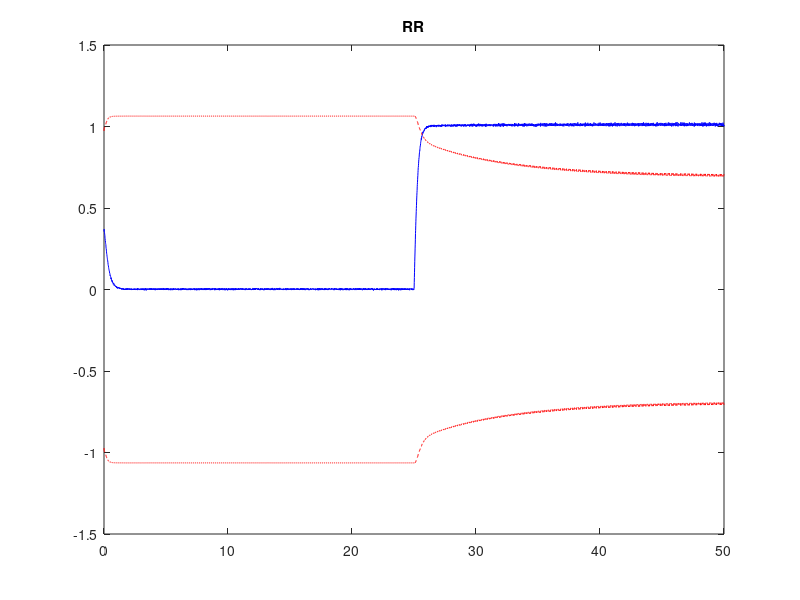
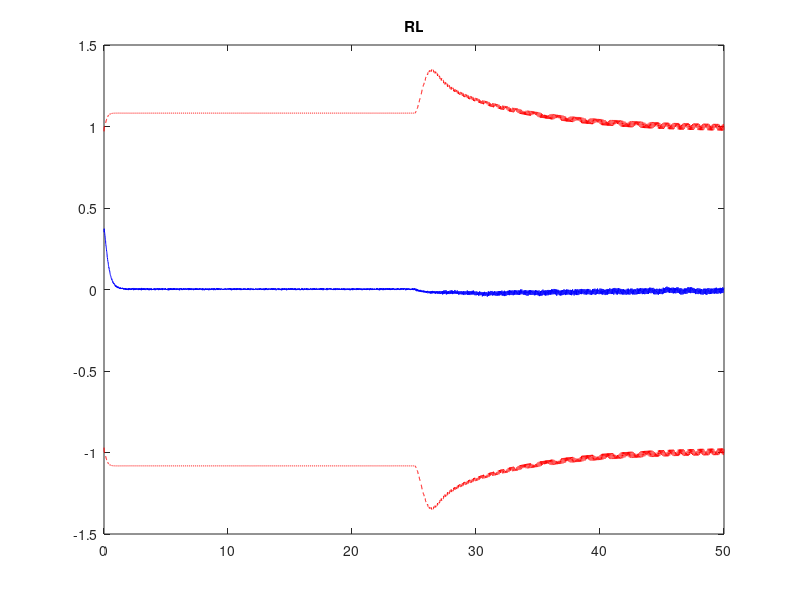
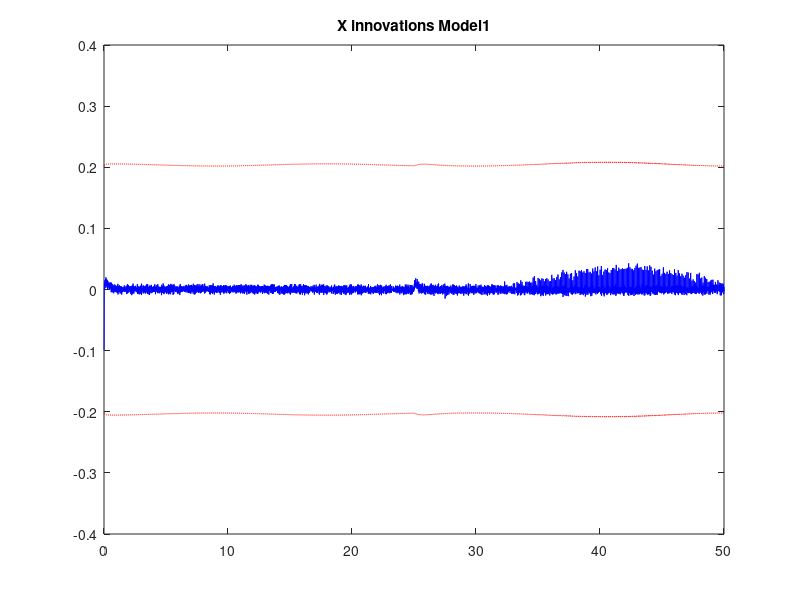
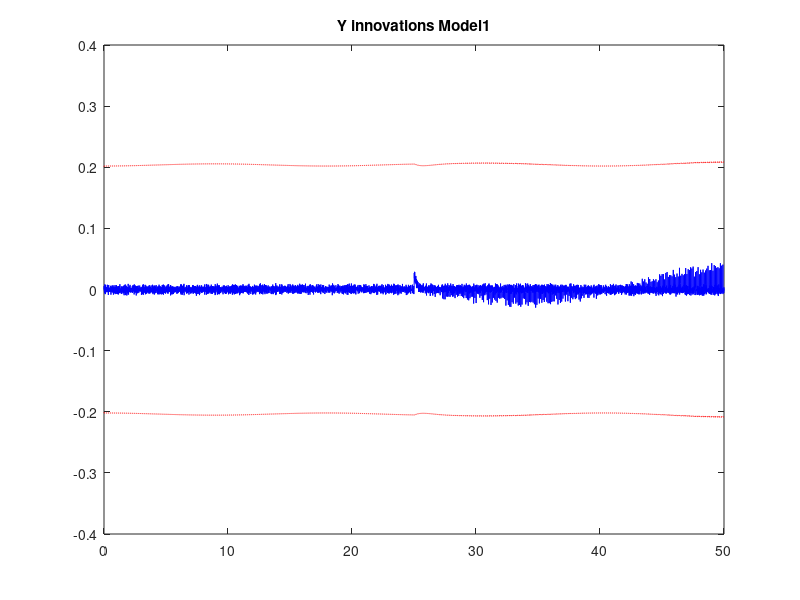

The MATLAB source for these figures, in order:
data = load('IMMData_NMPC');

m           = 3; %Number of models
RR          = 2;
RL          = 2;
time        = [data.Filter_tout];
X           = [data.Filter_Xout];
P           = [data.Filter_Pout];
innovations = [data.Filter_Innovations];
S           = [data.Filter_S];
obsStates   = size(innovations,1)/m;
% time        = time(1:end-1)

figure;
plot(time,RR-X(4,:),'b')
hold on
plot(time,2*sqrt(P(4,:)),'--r')
hold on
plot(time,-2*sqrt(P(4,:)),'--r')
title('RR')

figure;
plot(time,RL-X(5,:),'b')
hold on
plot(time,2*sqrt(P(5,:)),'--r')
hold on
plot(time,-2*sqrt(P(5,:)),'--r')
title('RL')

for i = 1:m
    figure;
    plot(time,innovations(1+(i-1)*obsStates,:),'b')
    hold on
    plot(time,2*sqrt(S(1+(i-1)*obsStates,:)),'--r')
    hold on
    plot(time,-2*sqrt(S(1+(i-1)*obsStates,:)),'--r')
    title(strcat('X innovations ',' Model  ',int2str(i)))
    
    figure;
    plot(time,innovations(2+(i-1)*obsStates,:),'b')
    hold on
    plot(time,2*sqrt(S(2+(i-1)*obsStates,:)),'--r')
    hold on
    plot(time,-2*sqrt(S(2+(i-1)*obsStates,:)),'--r')
    title(strcat('Y innovations ',' Model  ',int2str(i)))
    
    figure;
    plot(time,innovations(3+(i-1)*obsStates,:),'b')
    hold on
    plot(time,2*sqrt(S(3+(i-1)*obsStates,:)),'--r')
    hold on
    plot(time,-2*sqrt(S(3+(i-1)*obsStates,:)),'--r')
    title(strcat('Psi innovations ',' Model  ',int2str(i)))
end